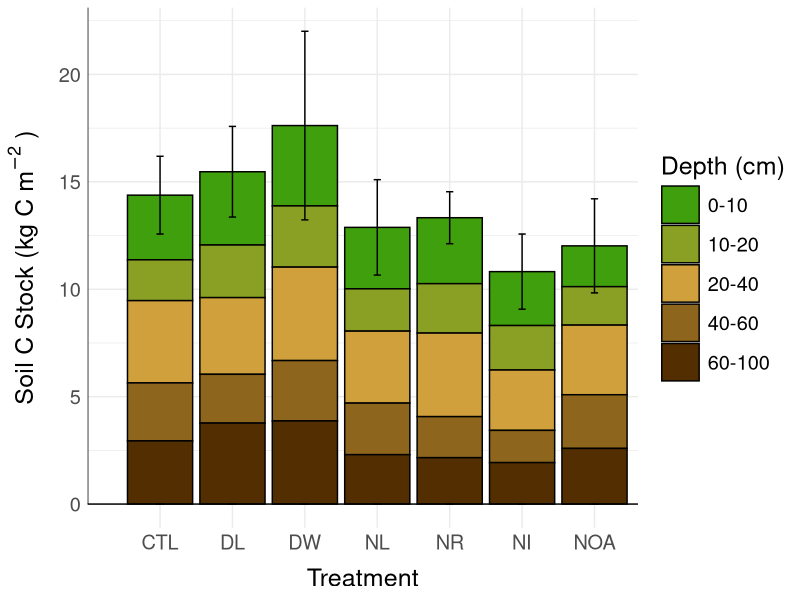
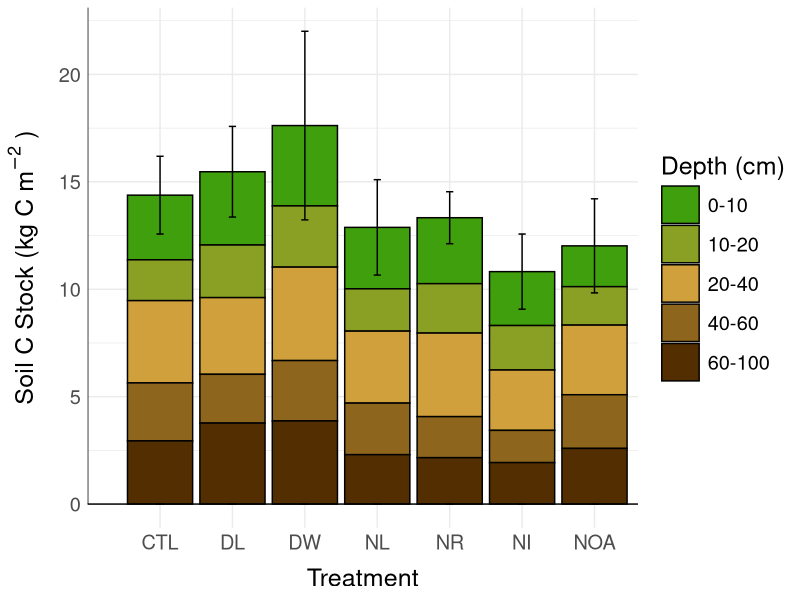

The R source for these figures, in order:
library(dplyr)
library(ggplot2)
library(scales)

setwd(dirname(rstudioapi::getActiveDocumentContext()$path))

#save data
df <- read.csv("DIRT20_SOC stocks.csv")

#0-100 cm sterr calc
err <- df %>% select(TRT, C_stock, C_stock_sterr) %>% group_by(TRT) %>% summarize(sum_stock = sum(C_stock),
                                                                                  sum_sterr = sum(C_stock_sterr))

err$low_lim <- err$sum_stock - err$sum_sterr
err$high_lim <- err$sum_stock + err$sum_sterr


#plot
trt_order <- c('CTL', 'DL', 'DW', 'NL', 'NR', 'NI', 'NOA')
fills <- c("#409f0c","#8aa024","#cfa03b","#8e651c","#522e00")
#cl <- c(err$low_lim,rep(0,28))
#cu <- c(err$high_lim,rep(0,28))

cl <- c(err$low_lim[1], rep(0,4),err$low_lim[2], rep(0,4), err$low_lim[3], rep(0,4), 
        err$low_lim[4], rep(0,4), err$low_lim[5], rep(0,4), err$low_lim[6], rep(0,4), 
        err$low_lim[7], rep(0,4))
cu <- c(err$high_lim[1], rep(0,4),err$high_lim[2], rep(0,4), err$high_lim[3], rep(0,4), 
        err$high_lim[4], rep(0,4), err$high_lim[5], rep(0,4), err$high_lim[6], rep(0,4), 
        err$high_lim[7], rep(0,4))

stack_plot <- ggplot(df, aes(x=factor(TRT, levels = trt_order), y=C_stock, fill=Depth)) + 
  geom_histogram(stat="identity", colour="black") +
  scale_fill_manual(values=fills, name = "Depth (cm)") +
  theme_minimal() +
  annotate("segment", x=0, xend=Inf, y=0, yend=0) +
  annotate("segment", x=0, xend=-Inf, y=0, yend=Inf) +
  ylab(expression("Soil C Stock (kg C"~m^{-2}~")")) + 
  xlab("Treatment") + 
  geom_errorbar(aes(x=factor(TRT, levels = trt_order),ymin=cl, ymax=cu), width=.5, position=position_dodge(0)) +
  theme(axis.title.y = element_text(margin = margin(t = 0, r = 10, b = 0, l = 0))) +
  theme(axis.title.x = element_text(margin = margin(t = 10, r = 0, b = 0, l = 0))) +
  theme(text = element_text(size=18), legend.key.size = unit(1, "cm"))
stack_plot

ggsave(plot=stack_plot, filename = "fig7_C_stocks.png",
       width = 7, height = 6 , dpi = 300)  
